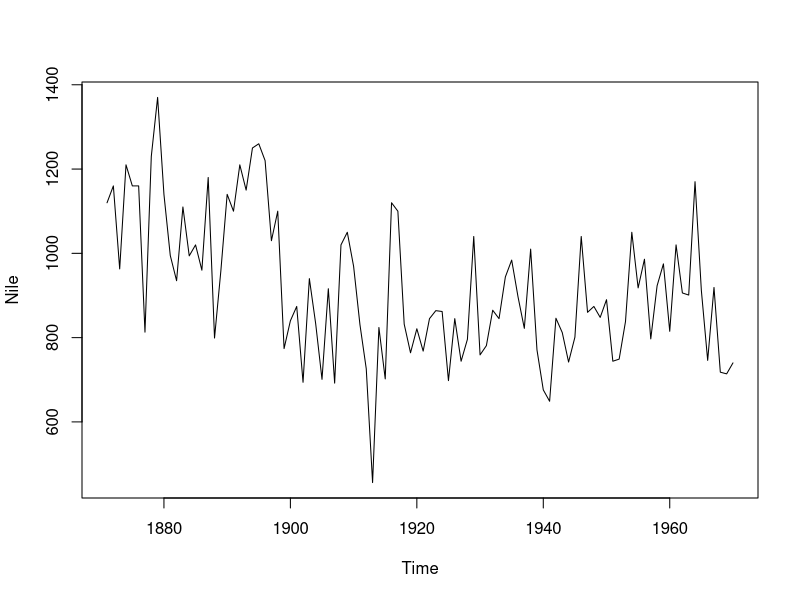
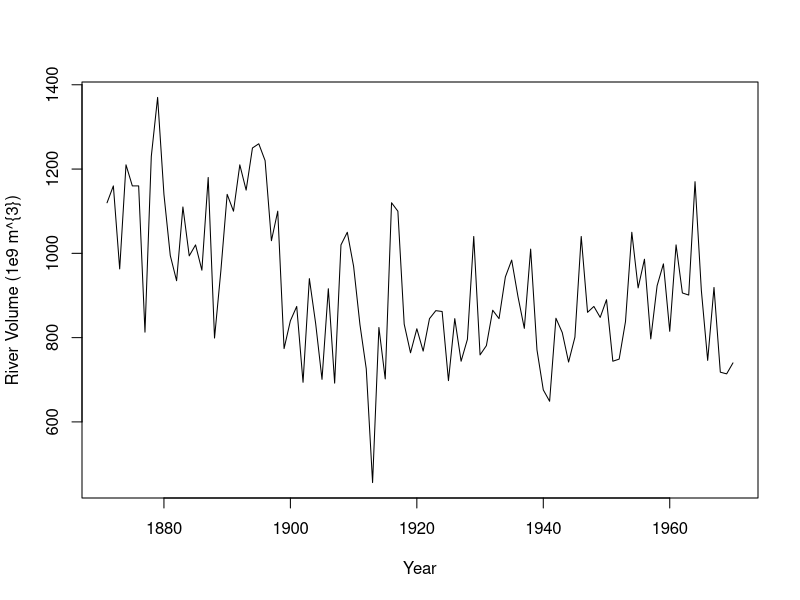
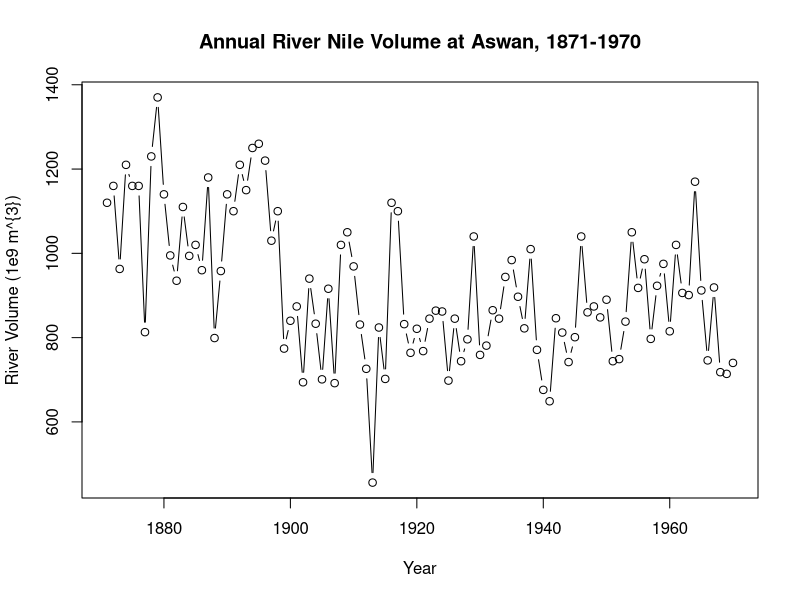
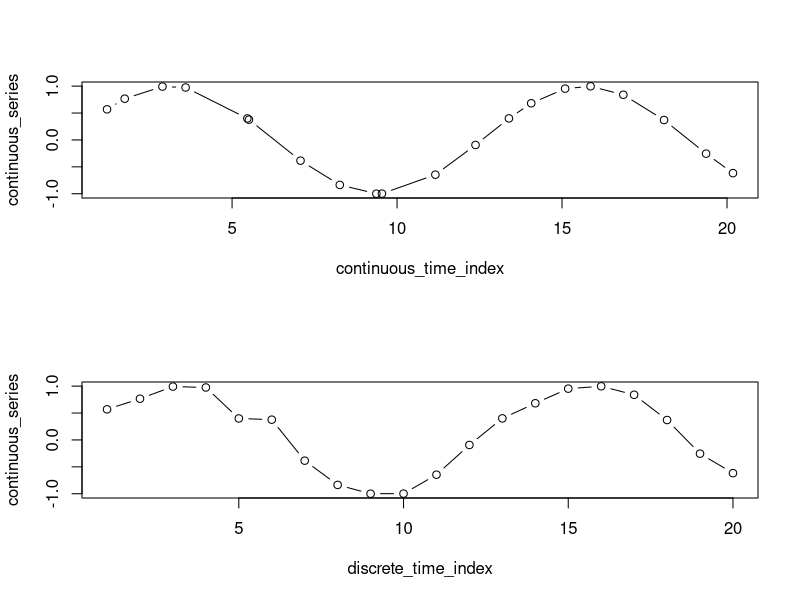
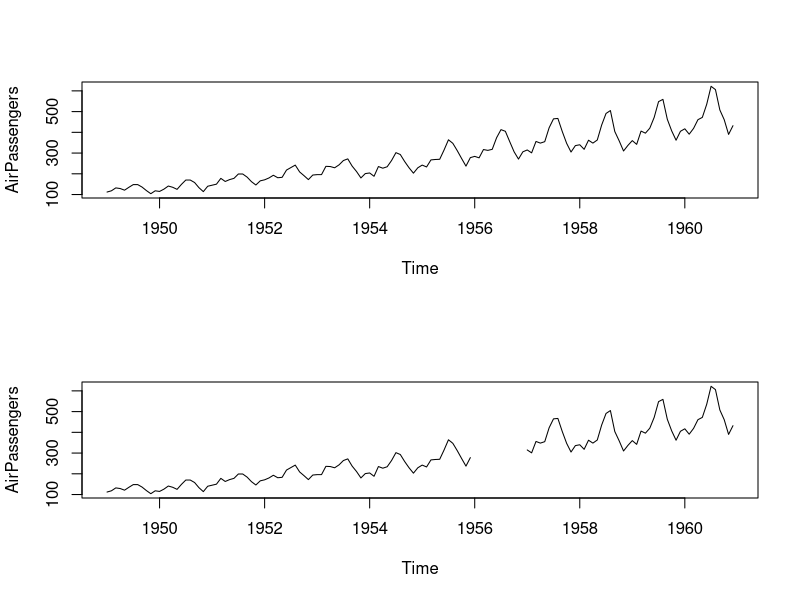
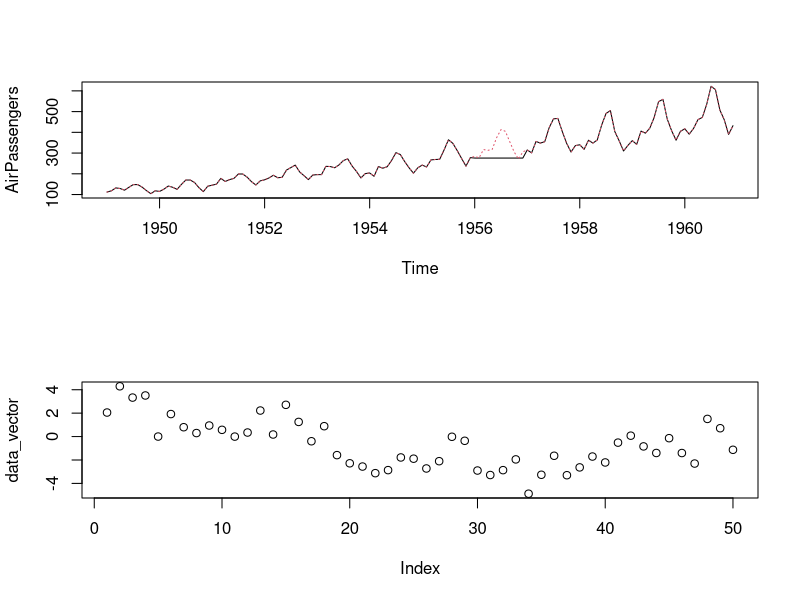
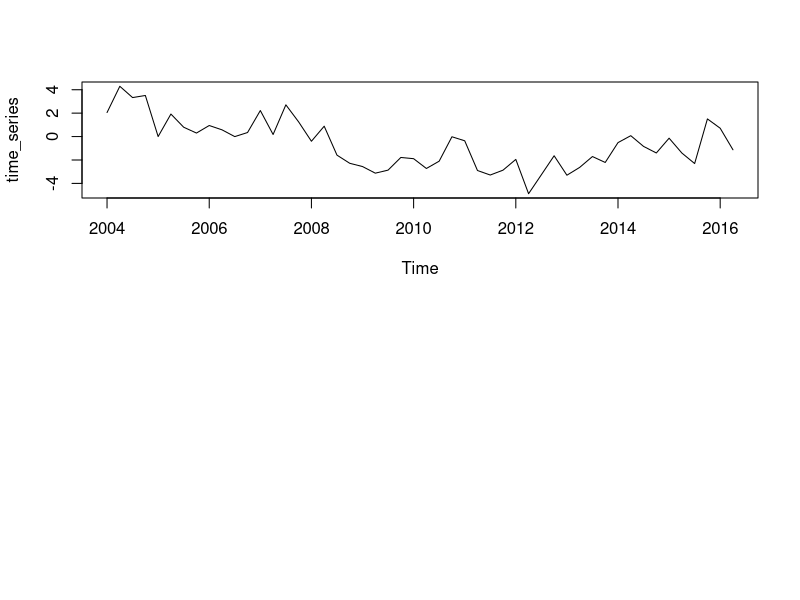
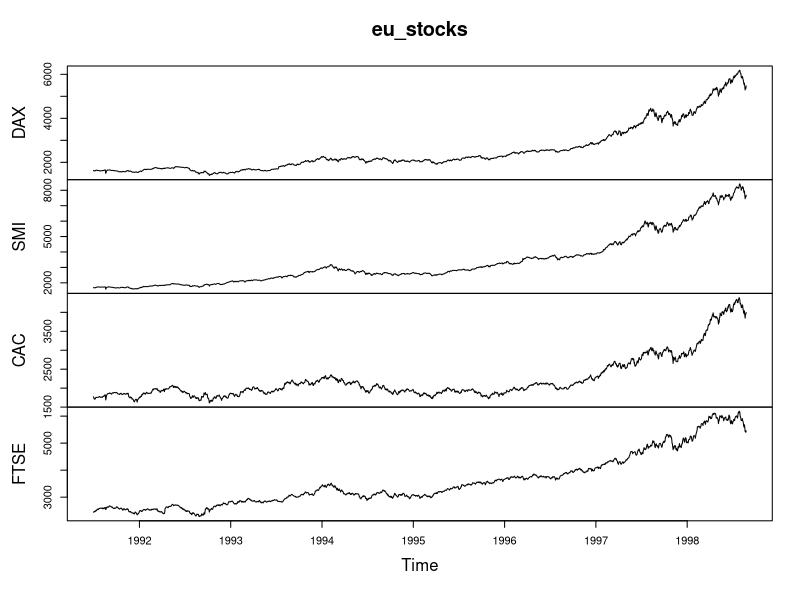

Write the R code that produced these figures, in order.
## ---- chunk 1
knitr::opts_chunk$set(echo = TRUE)
## ---- chunk 2
# {r, echo = FALSE, results='hide'}
# if we used both 'echo=TRUE' and 'results=hide' the pipe would not work properly
# if we used 'echo = FALSE' and 'results=hide' we would have only messages (i.e. attaching package) If we don't want them we set 'error = FALSE', 'warning = FALSE', and 'message = FALSE'.
library(dplyr)
## ---- chunk 3
Nile<-structure(c(1120, 1160, 963, 1210, 1160, 1160, 813, 1230, 1370, 
1140, 995, 935, 1110, 994, 1020, 960, 1180, 799, 958, 1140, 1100, 
1210, 1150, 1250, 1260, 1220, 1030, 1100, 774, 840, 874, 694, 
940, 833, 701, 916, 692, 1020, 1050, 969, 831, 726, 456, 824, 
702, 1120, 1100, 832, 764, 821, 768, 845, 864, 862, 698, 845, 
744, 796, 1040, 759, 781, 865, 845, 944, 984, 897, 822, 1010, 
771, 676, 649, 846, 812, 742, 801, 1040, 860, 874, 848, 890, 
744, 749, 838, 1050, 918, 986, 797, 923, 975, 815, 1020, 906, 
901, 1170, 912, 746, 919, 718, 714, 740), .Tsp = c(1871, 1970, 
1), class = "ts")

# Print the Nile dataset
print(Nile)

# List the number of observations in the Nile dataset
length(Nile)

# Display the first 10 elements of the Nile dataset
head(Nile, 10)

# Display the last 12 elements of the Nile dataset
tail(Nile, 12)
## ---- chunk 4
# Plot the Nile data
plot(Nile)

# Plot the Nile data with xlab and ylab arguments
plot(Nile, xlab = "Year", ylab = "River Volume (1e9 m^{3})")

# Plot the Nile data with xlab, ylab, main, and type arguments
plot(Nile, xlab = "Year", ylab = "River Volume (1e9 m^{3})", main = "Annual River Nile Volume at Aswan, 1871-1970", type = "b")
## ---- chunk 5
discrete_data <- structure(c(0.479425538604203, 0.841470984807897, 0.997494986604054, 
0.909297426825682, 0.598472144103957, 0.141120008059867, -0.35078322768962, 
-0.756802495307928, -0.977530117665097, -0.958924274663138, -0.705540325570392, 
-0.279415498198926, 0.215119988087816, 0.656986598718789, 0.937999976774739, 
0.989358246623382, 0.79848711262349, 0.412118485241757, -0.0751511204618093, 
-0.54402111088937), .Tsp = c(1, 20, 1), class = "ts")

continuous_series <- c(0.568894675391674, 0.766304082748762, 0.992075122074743, 0.974817414246897, 
0.399123202687807, 0.37660246288782, -0.385320332818421, -0.836358518142533, 
-0.999669829045622, -0.998310189536195, -0.646222799842192, -0.0938615130061447, 
0.400529093874378, 0.681605778899236, 0.953181592214187, 0.996938027205692, 
0.839341938468838, 0.370037544609373, -0.255096756784655, -0.617439825310109
)

continuous_time_index <- c(1.21032244665548, 1.74613730167039, 2.88963444461115, 3.59138367255218, 
5.46206454467028, 5.51093333004974, 7.0742951775901, 8.26439798949286, 
9.37338230921887, 9.5410633541178, 11.1611216005404, 12.378370850347, 
13.3905590295326, 14.0662804655731, 15.0935473444406, 15.8645145166665, 
16.8574128514156, 18.0914570542518, 19.3654514602385, 20.1805236600339
)
## ---- chunk 6
# Plot the continuous_series using continuous time indexing
par(mfrow=c(2,1))
plot(continuous_time_index,continuous_series, type = "b")

# Make a discrete time index using 1:20 
discrete_time_index <- seq(1:20)

# Now plot the continuous_series using discrete time indexing
plot(discrete_time_index,continuous_series, type = "b")

## ---- chunk 7
AirPassengers<-structure(c(112, 118, 132, 129, 121, 135, 148, 148, 136, 119, 
104, 118, 115, 126, 141, 135, 125, 149, 170, 170, 158, 133, 114, 
140, 145, 150, 178, 163, 172, 178, 199, 199, 184, 162, 146, 166, 
171, 180, 193, 181, 183, 218, 230, 242, 209, 191, 172, 194, 196, 
196, 236, 235, 229, 243, 264, 272, 237, 211, 180, 201, 204, 188, 
235, 227, 234, 264, 302, 293, 259, 229, 203, 229, 242, 233, 267, 
269, 270, 315, 364, 347, 312, 274, 237, 278, 284, 277, 317, 313, 
318, 374, 413, 405, 355, 306, 271, 306, 315, 301, 356, 348, 355, 
422, 465, 467, 404, 347, 305, 336, 340, 318, 362, 348, 363, 435, 
491, 505, 404, 359, 310, 337, 360, 342, 406, 396, 420, 472, 548, 
559, 463, 407, 362, 405, 417, 391, 419, 461, 472, 535, 622, 606, 
508, 461, 390, 432), .Tsp = c(1949, 1960.91666666667, 12), class = "ts")
## ---- chunk 8
# Plot AirPassengers
plot(AirPassengers)

# View the start and end dates of AirPassengers
start(AirPassengers)
end(AirPassengers)

# Use time(), deltat(), frequency(), and cycle() with AirPassengers 
time(AirPassengers)
deltat(AirPassengers)
frequency(AirPassengers)
cycle(AirPassengers)
## ---- chunk 9
AirPassengers <- structure(c(112, 118, 132, 129, 121, 135, 148, 148, 136, 119, 
104, 118, 115, 126, 141, 135, 125, 149, 170, 170, 158, 133, 114, 
140, 145, 150, 178, 163, 172, 178, 199, 199, 184, 162, 146, 166, 
171, 180, 193, 181, 183, 218, 230, 242, 209, 191, 172, 194, 196, 
196, 236, 235, 229, 243, 264, 272, 237, 211, 180, 201, 204, 188, 
235, 227, 234, 264, 302, 293, 259, 229, 203, 229, 242, 233, 267, 
269, 270, 315, 364, 347, 312, 274, 237, 278, NA, NA, NA, NA, 
NA, NA, NA, NA, NA, NA, NA, NA, 315, 301, 356, 348, 355, 422, 
465, 467, 404, 347, 305, 336, 340, 318, 362, 348, 363, 435, 491, 
505, 404, 359, 310, 337, 360, 342, 406, 396, 420, 472, 548, 559, 
463, 407, 362, 405, 417, 391, 419, 461, 472, 535, 622, 606, 508, 
461, 390, 432), .Tsp = c(1949, 1960.91666666667, 12), class = "ts")
## ---- chunk 10
# Plot the AirPassengers data
plot(AirPassengers)

# Compute the mean of AirPassengers
mean(AirPassengers, na.rm = TRUE)

# Impute mean values to NA in AirPassengers
AirPassengers[85:96] <- mean(AirPassengers, na.rm = TRUE)

# Generate another plot of AirPassengers
plot(AirPassengers)

# Add the complete AirPassengers data to your plot
rm(AirPassengers)
points(AirPassengers, type = "l", col = 2, lty = 3)
## ---- chunk 11
data_vector <- c(2.05219410731111, 4.29288527974091, 3.32941329441844, 3.50859506696045, 
0.000957693762193124, 1.92171863450249, 0.797813412800535, 0.299954343478063, 
0.943568753562609, 0.574828338758714, -0.00340059028674611, 0.34486491757086, 
2.22297611360904, 0.1763144576315, 2.70976227698024, 1.25019489653419, 
-0.400716475448651, 0.88527321208965, -1.5852420265539, -2.28292788910447, 
-2.56095312898444, -3.12599637544793, -2.86602958954692, -1.78470092068662, 
-1.88949129078692, -2.7255351193826, -2.10331418003627, -0.0174256893338487, 
-0.361320415116881, -2.90084033266105, -3.28474409267047, -2.8684594717709, 
-1.95050744365674, -4.88018925247303, -3.2634605352894, -1.63960625222554, 
-3.30125758402894, -2.63312454334943, -1.70583540221139, -2.21198250613255, 
-0.517059518572955, 0.0752508094841423, -0.840699471563585, -1.40226834874561, 
-0.138211423023857, -1.40659547028281, -2.3046941054804, 1.50738914324565, 
0.711867947688864, -1.13005190223045)
## ---- chunk 12
# Use print() and plot() to view data_vector
print(data_vector)
plot(data_vector)

# Convert data_vector to a ts object with start = 2004 and frequency = 4
time_series <- ts(data_vector, start = 2004, frequency = 4)

# Use print() and plot() to view time_series
print(time_series)
plot(time_series) 
## ---- chunk 13
# Check whether Nile is a ts object
is.ts(Nile)
## ---- chunk 14
eu_stocks <- EuStockMarkets

# Check whether eu_stocks is a ts object
is.ts(eu_stocks)

# View the start, end, and frequency of eu_stocks
start(eu_stocks)
end(eu_stocks)
frequency(eu_stocks)

# Generate a simple plot of eu_stocks
plot(eu_stocks)

# Use ts.plot with eu_stocks
ts.plot(eu_stocks, col = 1:4, xlab = "Year", ylab = "Index Value", main = "Major European Stock Indices, 1991-1998")

# Add a legend to your ts.plot
legend("topleft", colnames(eu_stocks), lty = 1, col = 1:4, bty = "n")
